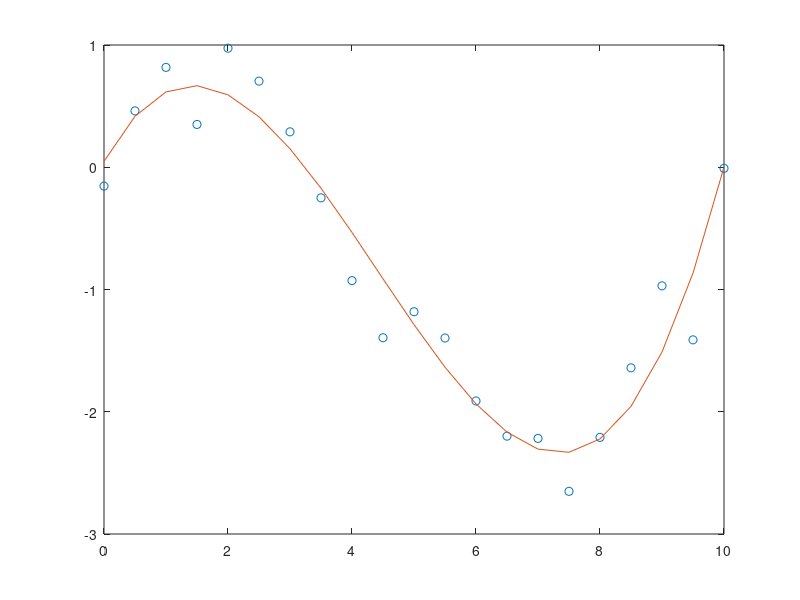
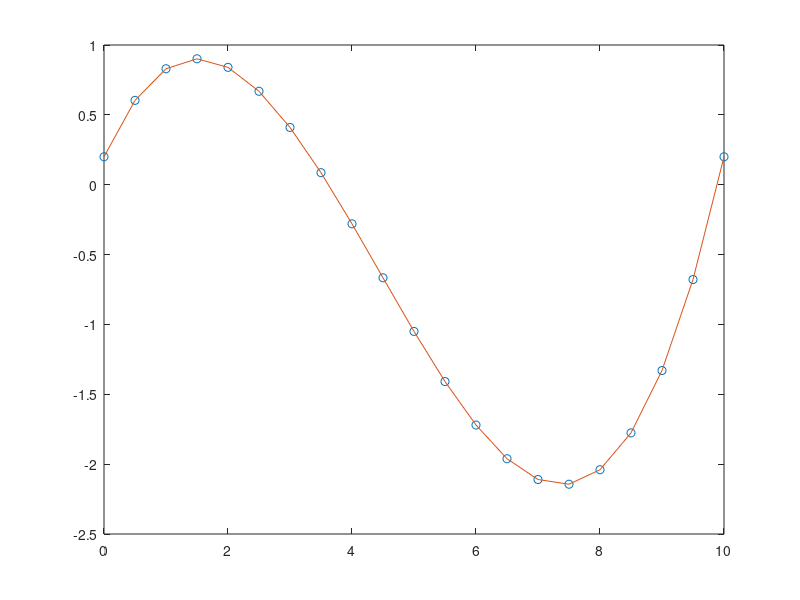

MATLAB code for these plots, in order:
% a simple curve fitting script
x = [0:0.5:10]';
y = 0.03 * x.^3 - 0.4 * x.^2 + x + 0.2 + normrnd(0, 0.3, size(x));
figure(1)
plot(x,y,'o')
hold on;

m = size (x,1);

X = [ones(m,1),x,x.^2,x.^3];
w = inv(X'*X)*X'*y;
prediction = X*w;

plot(x,prediction)
hold off;

d= 10;


x = [0:0.5:10]';
y = 0.03 * x.^3 - 0.4 * x.^2 + x + 0.2 ;
figure(2)
plot(x,y,'o')
hold on;

m = size (x,1);

X = [ones(m,1),x,x.^2,x.^3];
w = inv(X'*X)*X'*y;
prediction = X*w;

plot(x,prediction)
hold off;